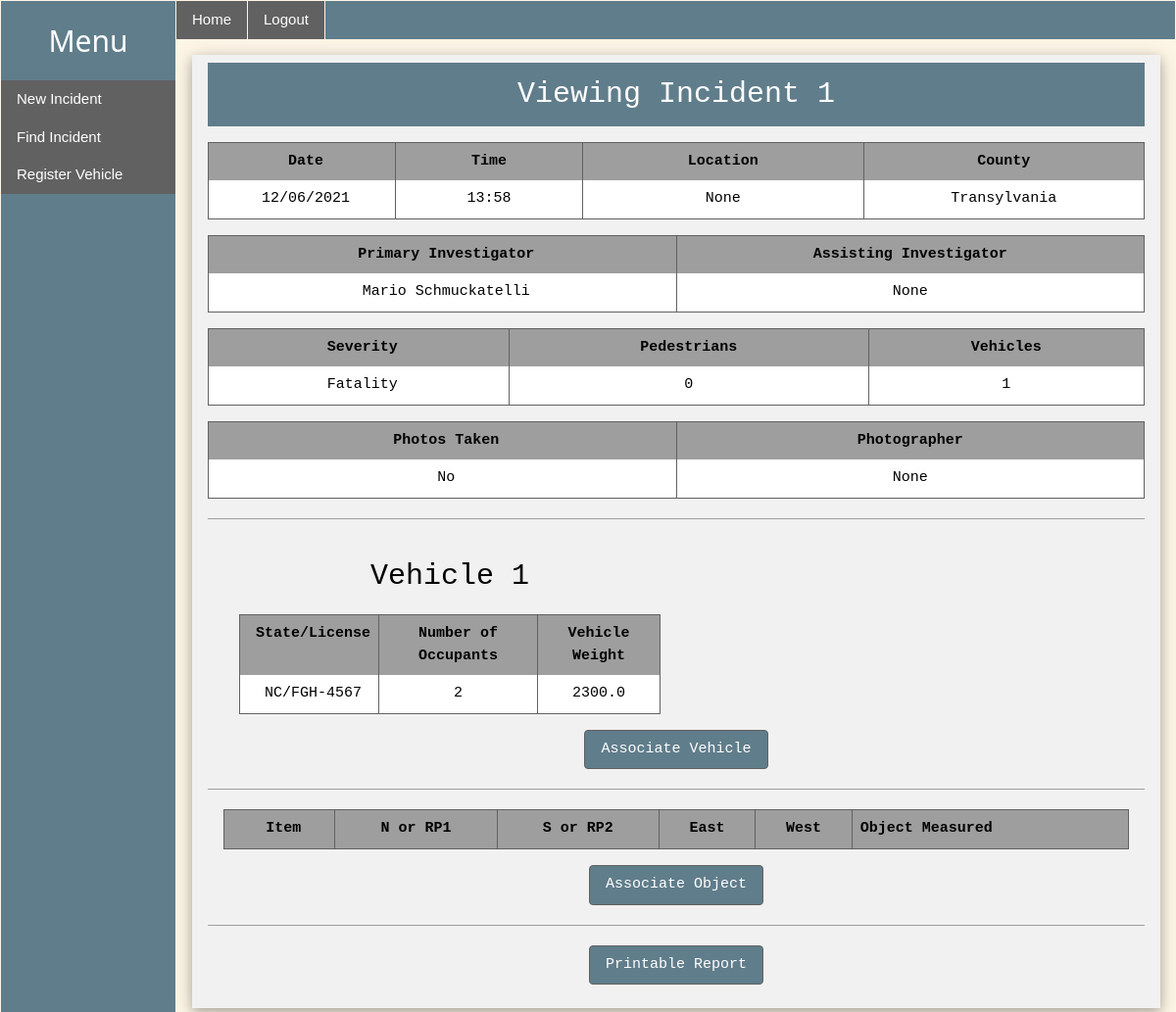
Screenshot of /ops/inc/1 (signed in) with the database file from the repository.
### incident_app/models/incident.py (models this page shows, shortened)
class Incident(db.Model):
    id = db.Column(db.Integer, primary_key=True)
    crash_sequence = db.Column(db.String(15), unique=True, nullable=True)
    date = db.Column(db.String(15), nullable=False, default=datetime.now().strftime('%m/%d/%Y'))
    time = db.Column(db.String(10), nullable=False, default=datetime.now().strftime('%H:%M'))
    county = db.Column(db.String(25))
    location = db.Column(db.String(25))
    severity = db.Column(db.Integer, nullable=False)
    num_vehicles = db.Column(db.Integer, nullable=False, default=1)
    num_pedestrians = db.Column(db.Integer, nullable=False, default=0)
    status = db.Column(db.String(20), nullable=False, default='Open')
    photos_taken = db.Column(db.Boolean, default=False)
    photographer = db.Column(db.String, nullable=True)
    officer = db.Column(db.Integer, db.ForeignKey('user.id'), nullable=False)
    secondary_officers = db.relationship('User',
                                         secondary=assisting,
                                         back_populates='assists')
    vehicles = db.relationship("AssociatedVehicle", back_populates='incident')
    objects = db.relationship('Object', backref='incident', lazy='dynamic')
    def secondaries_string(self):
        res = ''
        lst = self.secondary_officers
        if len(lst) == 0:
            return str(None)

### incident_app/models/user.py (models this page shows, shortened)
class User(db.Model, UserMixin):
    id = db.Column(db.Integer, primary_key=True)
    name = db.Column(db.String(20), nullable=False)
    email = db.Column(db.String(120), unique=True, nullable=False)
    password = db.Column(db.String(128), nullable=False)
    role = db.Column(db.Integer, nullable=False)
    incidents = db.relationship('Incident', backref='creator',
                                lazy='dynamic')
    assists = db.relationship('Incident',
                              secondary=assisting,
                              back_populates='secondary_officers')
    supervising = db.relationship(
        'User', secondary=supervises,
        primaryjoin=(getattr(supervises.c, 'supervisor') == id),
        secondaryjoin=(getattr(supervises.c, 'supervisee') == id),
        backref='supervised_by', lazy='dynamic'
    )

### incident_app/models/vehicle.py (models this page shows, shortened)
class AssociatedVehicle(db.Model):
    incident_id = db.Column(db.ForeignKey('incident.id'), primary_key=True)
    vehicle_id = db.Column(db.ForeignKey('vehicle.id'), primary_key=True)
    damage = db.Column(db.String, default='')
    skid_before = db.Column(db.Float, default=0)
    skid_after = db.Column(db.Float, default=0)
    airbag_front = db.Column(db.Boolean, default=False)
    airbag_side = db.Column(db.Boolean, default=False)
    incident = db.relationship('Incident', back_populates='vehicles')
    vehicle = db.relationship('Vehicle', back_populates='incidents')

class Vehicle(db.Model):
    id = db.Column(db.Integer, primary_key=True)
    state = db.Column(db.String(2), default='NC', nullable=False)
    plate = db.Column(db.String(10), nullable=False)
    num_occupants = db.Column(db.Integer, nullable=False, default=1)
    make = db.Column(db.String(25), nullable=False)
    model = db.Column(db.String(25), nullable=False)
    color = db.Column(db.String(25), nullable=False)
    weight = db.Column(db.Float)
    incidents = db.relationship("AssociatedVehicle", back_populates='vehicle')

### incident_app/report_manager/routes.py (the view)
@report_manager.route('/ops/inc/<int:incident_id>')
@login_required
def view_incident(incident_id):
    inc = Incident.query.get_or_404(incident_id)
    sev = Severity(inc.severity)
    return render_template('view_incident.html',
                           title='View Incident', inc=inc, sev=sev)

### incident_app/templates/view_incident.html (shortened to what this page needs)
{% extends 'layout.html' %}
{% block content %}
    <div class="w3-container w3-card-4 w3-light-grey w3-margin w3-padding  w3-monospace">
        <div class="w3-container w3-blue-grey">
            <h2 class="w3-monospace w3-center w3-text-white">Viewing Incident {{ inc.id }}</h2>
        </div>
        <table class="w3-table w3-margin-top w3-border w3-border-dark-grey">
            <tr class="w3-section w3-grey">
                <th class="w3-center w3-border-right w3-border-dark-grey w3-center" style="width: 20%">
                    Date
                </th>
                <th class="w3-center w3-border-right w3-border-dark-grey w3-center" style="width: 20%">
                    Time
                </th>
                <th class="w3-center w3-border-right w3-border-dark-grey w3-center" style="width: 30%">
                    Location
                </th>
                <th class="w3-center" style="width: 30%">County</th>
            </tr>
            <tr class="w3-section w3-white">
                <td class="w3-center w3-border-right w3-border-dark-grey w3-center">
                    {{ inc.date }}
                </td>
                <td class="w3-center w3-border-right w3-border-dark-grey w3-center">
                    {{ inc.time }}</td>
                <td class="w3-center w3-border-right w3-border-dark-grey w3-center">
                    {{ inc.location }}</td>
                <td class="w3-center">{{ inc.county }}</td>
            </tr>
        </table>
        <table class="w3-table w3-margin-top w3-border w3-border-dark-grey">
            <tr class="w3-section w3-grey">
                <th class="w3-center w3-border-right w3-border-dark-grey w3-center" style="width: 50%">
                    Primary Investigator
                </th>
                <th class="w3-center">Assisting Investigator</th>
            </tr>
            <tr class="w3-section w3-white">
                <td class="w3-center w3-border-right w3-border-dark-grey w3-center">
                    {{ inc.creator.name }}
                </td>
                <td class="w3-center w3-border-right w3-border-dark-grey w3-center">
                    {{ inc.secondaries_string() }}
                </td>
            </tr>
        </table>
        <table class="w3-table w3-margin-top w3-border w3-border-dark-grey">
            <tr class="w3-section w3-grey">
                <th class="w3-center w3-border-right w3-border-dark-grey w3-center">
                    Severity
                </th>
                <th class="w3-center w3-border-right w3-border-dark-grey w3-center">
                    Pedestrians
                </th>
                <th class="w3-center w3-border-right w3-border-dark-grey w3-center">
                    Vehicles
                </th>
            </tr>
            <tr class="w3-section w3-white">
                <td class="w3-center w3-border-right w3-border-dark-grey w3-center">
                    {{ sev }}
                </td>
                <td class="w3-center w3-border-right w3-border-dark-grey w3-center">
                    {{ inc.num_pedestrians }}
                </td>
                <td class="w3-center w3-border-right w3-border-dark-grey w3-center">
                    {{ inc.vehicles | length }}
                </td>
            </tr>
        </table>
        <table class="w3-table w3-margin-top w3-border w3-border-dark-grey">
            <tr class="w3-section w3-grey">
                <th class="w3-center w3-border-right w3-border-dark-grey w3-center" style="width: 50%">
                    Photos Taken
                </th>
                <th class="w3-center">Photographer</th>
            </tr>
            <tr class="w3-section w3-white">
                {% if inc.photos_taken %}
                    <td class="w3-center w3-border-right w3-border-dark-grey w3-center">
                        Yes
                    </td>
                {% else %}
                    <td class="w3-center w3-border-right w3-border-dark-grey w3-center">
                        No
                    </td>
                {% endif %}
                <td class="w3-center w3-border-right w3-border-dark-grey w3-center">
                    {{ inc.photographer }}
                </td>
            </tr>
        </table>
        <hr>
        <div class="w3-container">
            {% for vehicle in inc.vehicles %}
                <div class="w3-container w3-center w3-half">
                    <h2 class="w3-section w3-margin-top w3-center w3-text w3-monospace w3-border-dark-grey">
                        Vehicle {{ loop.index }}
                    </h2>
                    <table class="w3-table w3-margin-top w3-border w3-border-dark-grey">
                        <tr class="w3-section w3-grey">
                            <th class="w3-center w3-border-right w3-border-dark-grey w3-center">
                                State/License
                            </th>
                            <th class="w3-center w3-border-right w3-border-dark-grey w3-center">
                                Number of Occupants
                            </th>
                            <th class="w3-center w3-border-right w3-border-dark-grey w3-center">
                                Vehicle Weight
                            </th>
                        </tr>
                        <tr class="w3-section w3-white">
                            <td class="w3-center w3-border-right w3-border-dark-grey w3-center">
                                {{ vehicle.vehicle.state+"/"+vehicle.vehicle.plate }}
                            </td>
                            <td class="w3-center w3-border-right w3-border-dark-grey w3-center">
                                {{ vehicle.vehicle.num_occupants }}
                            </td>
                            <td class="w3-center w3-border-right w3-border-dark-grey w3-center">
                                {{ vehicle.vehicle.weight }}
                            </td>
                        </tr>
                    </table>
                </div>
            {% endfor %}
        </div>
        <div class="w3-section w3-center">
            <a class="w3-button w3-blue-grey w3-hover-dark-grey w3-border w3-round w3-border-dark-grey"
            href={{ url_for('report_manager.add_vehicle', incident_id=inc.id) }}>
                Associate Vehicle
            </a>
        </div>
        <hr>
        <div class="w3-container">
            <table class="w3-table w3-border w3-border-dark-grey">
                <tr class="w3-section w3-grey">
                    <th class="w3-center w3-border-right w3-border-dark-grey">Item</th>
                    <th class="w3-center w3-border-right w3-border-dark-grey">N or RP1</th>
                    <th class="w3-center w3-border-right w3-border-dark-grey">S or RP2</th>
                    <th class="w3-center w3-border-right w3-border-dark-grey">East</th>
                    <th class="w3-center w3-border-right w3-border-dark-grey">West</th>
                    <th>Object Measured</th>
                </tr>
            </table>
        </div>
        <div class="w3-section w3-center">
            <a class="w3-button w3-blue-grey w3-hover-dark-grey w3-border w3-round w3-border-dark-grey"
            href={{ url_for('report_manager.add_object', incident_id=inc.id) }}>
                Associate Object
            </a>
        </div>
        <hr>
            <div class="w3-section w3-center">
            <a class="w3-button w3-blue-grey w3-hover-dark-grey w3-border w3-round w3-border-dark-grey"
            href={{ url_for('report_manager.report', incident_id=inc.id) }}>
                Printable Report
            </a>
        </div>
    </div>
{% endblock content %}

### incident_app/templates/layout.html (shortened to what this page needs)
<!DOCTYPE html>
<html lang="en">
<head>
    <link rel="stylesheet" href={{ url_for("static", filename="w3.css") }}>
</head>
<body class="w3-sand">
<div class="w3-sidebar w3-mobile w3-blue-grey w3-bar-block w3-border w3-border-sand"
     style="width:15%">
    <h2 class="w3-bar-item w3-center w3-blue-grey">Menu</h2>
    <a href="{{ url_for('report_manager.new_incident') }}"
       class="w3-bar-item w3-mobile w3-button w3-dark-grey w3-hover-light-grey">
        New Incident
    </a>
    <a href="{{ url_for('report_manager.find_incident') }}"
       class="w3-bar-item w3-mobile w3-button w3-dark-grey w3-hover-light-grey">
        Find Incident
    </a>
    <a href="{{ url_for('report_manager.add_vehicle') }}"
       class="w3-bar-item w3-mobile w3-button w3-dark-grey w3-hover-light-grey">
        Register Vehicle
    </a>
</div>
<div style="margin-left: 15%">
    <nav class="w3-bar w3-mobile w3-blue-grey w3-border-top w3-border-right w3-border-sand">
        <a href="{{ url_for('main.home_page') }}"
           class="w3-bar-item w3-button w3-hover-light-grey w3-dark-grey w3-border-right w3-border-sand">
            Home
        </a>
        <a href="{{ url_for("main.logout") }}"
           class="w3-bar-item w3-button w3-dark-grey w3-hover-light-grey w3-border-right w3-border-sand">
            Logout
        </a>
    </nav>
    {% block content %}
    {% endblock %}
</div>
</body>
</html>

### rows the page displays
Incident: id "1", date "12/06/2021", time "13:58", location "None", county "Transylvania", num_pedestrians "0", photographer "None"
User: creator.name "Mario Schmuckatelli"
AssociatedVehicle: vehicle "NC/FGH-4567", vehicle.num_occupants "2", vehicle.weight "2300.0"

### other values shown
{{ inc.secondaries_string() }} "None"
{{ sev }} "Fatality"
{{ inc.vehicles | length }} "1"
